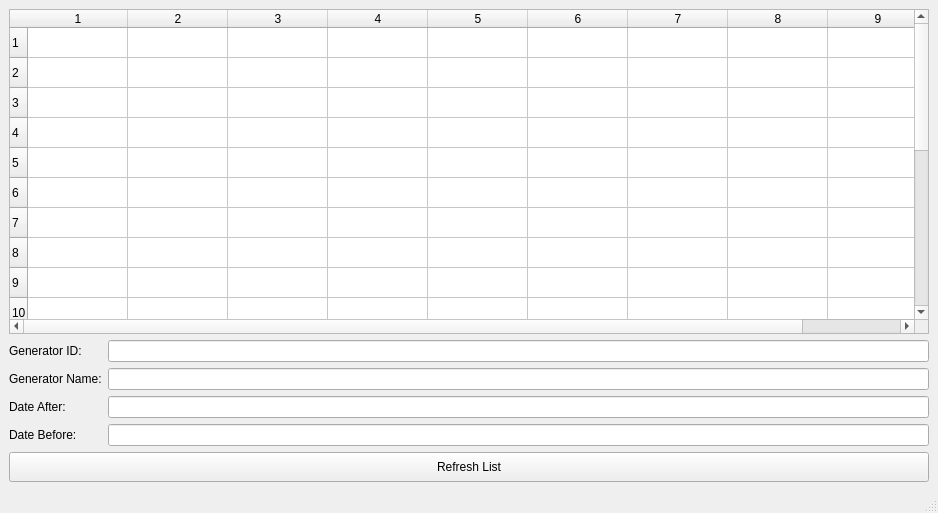
<?xml version="1.0" encoding="UTF-8"?>
<ui version="4.0">
 <class>MainWindow</class>
 <widget class="QMainWindow" name="MainWindow">
  <property name="geometry">
   <rect>
    <x>0</x>
    <y>0</y>
    <width>938</width>
    <height>513</height>
   </rect>
  </property>
  <property name="windowTitle">
   <string>MainWindow</string>
  </property>
  <widget class="QWidget" name="centralwidget">
   <layout class="QVBoxLayout" name="verticalLayout">
    <item>
     <widget class="QTableWidget" name="tableWidget">
      <property name="rowCount">
       <number>20</number>
      </property>
      <property name="columnCount">
       <number>9</number>
      </property>
      <row/>
      <row/>
      <row/>
      <row/>
      <row/>
      <row/>
      <row/>
      <row/>
      <row/>
      <row/>
      <row/>
      <row/>
      <row/>
      <row/>
      <row/>
      <row/>
      <row/>
      <row/>
      <row/>
      <row/>
      <column/>
      <column/>
      <column/>
      <column/>
      <column/>
      <column/>
      <column/>
      <column/>
      <column/>
     </widget>
    </item>
    <item>
     <layout class="QFormLayout" name="formLayout">
      <item row="0" column="0">
       <widget class="QLabel" name="generatorIDLabel">
        <property name="text">
         <string>Generator ID:</string>
        </property>
       </widget>
      </item>
      <item row="0" column="1">
       <widget class="QLineEdit" name="generatorIDLineEdit"/>
      </item>
      <item row="1" column="0">
       <widget class="QLabel" name="generatorNameLabel">
        <property name="text">
         <string>Generator Name:</string>
        </property>
       </widget>
      </item>
      <item row="1" column="1">
       <widget class="QLineEdit" name="generatorNameLineEdit"/>
      </item>
      <item row="2" column="0">
       <widget class="QLabel" name="dateAfterLabel">
        <property name="text">
         <string>Date After:</string>
        </property>
       </widget>
      </item>
      <item row="2" column="1">
       <widget class="QLineEdit" name="dateAfterLineEdit"/>
      </item>
      <item row="3" column="0">
       <widget class="QLabel" name="dateBeforeLabel">
        <property name="text">
         <string>Date Before:</string>
        </property>
       </widget>
      </item>
      <item row="3" column="1">
       <widget class="QLineEdit" name="dateBeforeLineEdit"/>
      </item>
     </layout>
    </item>
    <item>
     <widget class="QPushButton" name="refresh_btn">
      <property name="minimumSize">
       <size>
        <width>0</width>
        <height>30</height>
       </size>
      </property>
      <property name="text">
       <string>Refresh List</string>
      </property>
     </widget>
    </item>
   </layout>
  </widget>
  <widget class="QMenuBar" name="menubar">
   <property name="geometry">
    <rect>
     <x>0</x>
     <y>0</y>
     <width>938</width>
     <height>21</height>
    </rect>
   </property>
  </widget>
  <widget class="QStatusBar" name="statusbar"/>
 </widget>
 <resources/>
 <connections/>
</ui>
